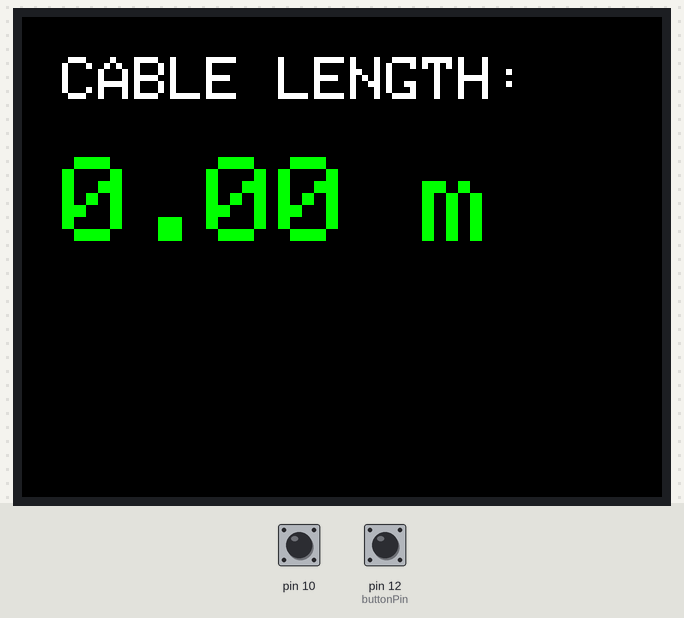
This sketch was run on a simulated Arduino Uno, built with avr-gcc and run on an emulated ATmega328P. On the bench: 320×240 colour display. The inputs (shaded band) are chosen by the test bench; at power-on: pin 10 HIGH, pin 12 (buttonPin) HIGH.

Above: at 0.3 s.

The sketch:

sketch_sep18.2.ino
```cpp
#include <MCUFRIEND_kbv.h>
#include <Adafruit_GFX.h>
#include <PinChangeInterrupt.h>

// --- ЭКРАН ---
MCUFRIEND_kbv tft;
// -------------

volatile long counter = 0;

// --- НАСТРОЙКИ КНОПКИ ---
const int buttonPin = 12;
int buttonState = HIGH;
int lastButtonState = HIGH;
unsigned long lastDebounceTime = 0;
const unsigned long debounceDelay = 50;
// -------------------------

// --- КАЛИБРОВКА ---
// Импульсов на 1 метр. Подстроим после теста на реальном кабеле.
float PULSES_PER_METER = 4346.0;

// Переменная для отслеживания изменений, чтобы не перерисовывать экран зря
long lastCounter = -1;

void setup() {
  Serial.begin(115200);

  pinMode(10, INPUT_PULLUP); // Канал A
  pinMode(11, INPUT_PULLUP); // Канал B
  pinMode(buttonPin, INPUT_PULLUP);

  attachPCINT(digitalPinToPCINT(10), encoderISR, CHANGE);

  // --- ИНИЦИАЛИЗАЦИЯ ЭКРАНА ---
  tft.begin(0x9341);
  tft.setRotation(3);
  tft.fillScreen(0x0000); // Черный фон

  // Заголовок
  tft.setTextColor(0xFFFF); // Белый
  tft.setTextSize(3);
  tft.setCursor(20, 20);
  tft.println("CABLE LENGTH:");

  // Настраиваем зеленый цвет для цифр
  tft.setTextColor(0x07E0);
  tft.setTextSize(6); // Крупный шрифт
}

void encoderISR() {
  int stateA = digitalRead(10);
  int stateB = digitalRead(11);
  if (stateA != stateB) {
    counter++;
  } else {
    counter--;
  }
}

void loop() {
  // --- ЛОГИКА КНОПКИ ---
  int reading = digitalRead(buttonPin);

  if (reading != lastButtonState) {
    lastDebounceTime = millis();
  }

  if ((millis() - lastDebounceTime) > debounceDelay) {
    if (reading != buttonState) {
      buttonState = reading;
      if (buttonState == LOW) {
        counter = 0;
        lastCounter = -1; // Заставляем экран обновиться
      }
    }
  }
  lastButtonState = reading;
  // --------------------------------------

  // --- ОБНОВЛЕНИЕ ЭКРАНА ---
  // Обновляем экран только если счетчик изменился
  if (counter != lastCounter) {
    // Считаем длину в метрах
    float length_m = counter / PULSES_PER_METER;

    // Стираем старое значение (закрашиваем область под цифрами)
    tft.fillRect(20, 70, 260, 60, 0x0000);

    // Выводим новое значение
    tft.setCursor(20, 70);
    tft.print(length_m, 2); // 2 знака после запятой
    tft.print(" m");

    lastCounter = counter;
  }
  // ----------------------

  delay(20);
}
```
